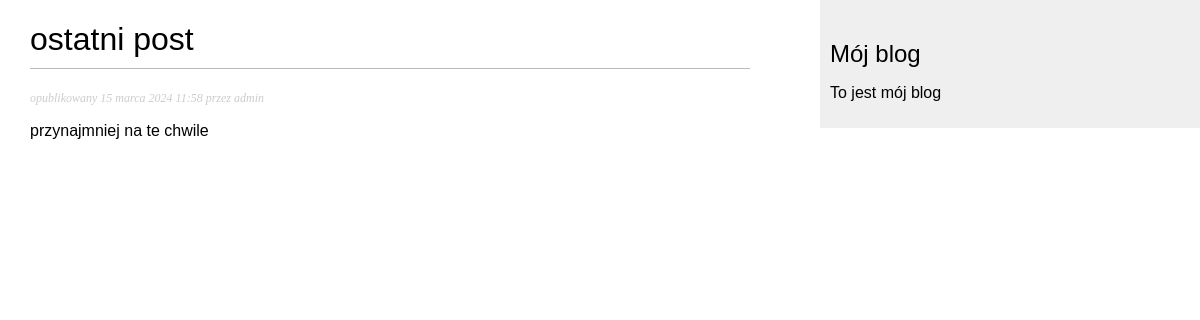
The page /blog/2024/3/15/ostatni-post/ on the database its author committed.
### blog/models.py (models this page shows, shortened)
class Post(models.Model):
    objects = models.Manager()
    published = PublishManager()
    title = models.CharField(max_length=250)
    body = models.TextField()
    publish = models.DateTimeField(default=timezone.now)
    created = models.DateTimeField(auto_now_add=True)
    updated = models.DateTimeField(auto_now=True)
    STATUS_CHOICES = (
        ('draft', 'Draft'),
        ('published', 'Opublikowany')
    )
    status = models.CharField(max_length=10, choices=STATUS_CHOICES,
                              default='draft')
    slug = models.SlugField(max_length=250, unique_for_date='publish')
    author = models.ForeignKey(User, on_delete=models.CASCADE, related_name='blog_posts')
    class Meta:
        ordering = ('-publish',)

### blog/views.py (the view)
# urls.py: path('<int:year>/<int:month>/<int:day>/<slug:slug>/', views.post_detail, name='post_detail')
def post_detail(request, year,month,day,slug):
    post = get_object_or_404(Post, slug=slug, status="published",
                             publish__year=year,
                             publish__month=month,
                             publish__day=day)
    return render(request,'blog/post/detail.html/',{'post':post})

### blog/templates/blog/post/detail.html (shortened to what this page needs)
{% extends "blog/base.html" %}
{% block content %}
    <h1>{{ post.title }}</h1>
    <p class="date">
        opublikowany {{ post.publish }} przez {{ post.author }}
    </p>
    {{ post.body|linebreaks }}
{% endblock %}

### blog/static/css/blog.css (style rules this page uses)
body { margin:0; padding:0; font-family:helvetica, sans-serif; }
h1 { font-weight:normal; border-bottom:1px solid #bbb; padding:0 0 10px 0; }
p.date { color:#ccc; font-family: georgia, serif; font-size: 12px; font-style: italic; }

### rows shown on the page
Post: title "ostatni post", publish "15 marca 2024 11:58", author "admin", body "przynajmniej na te chwile"
